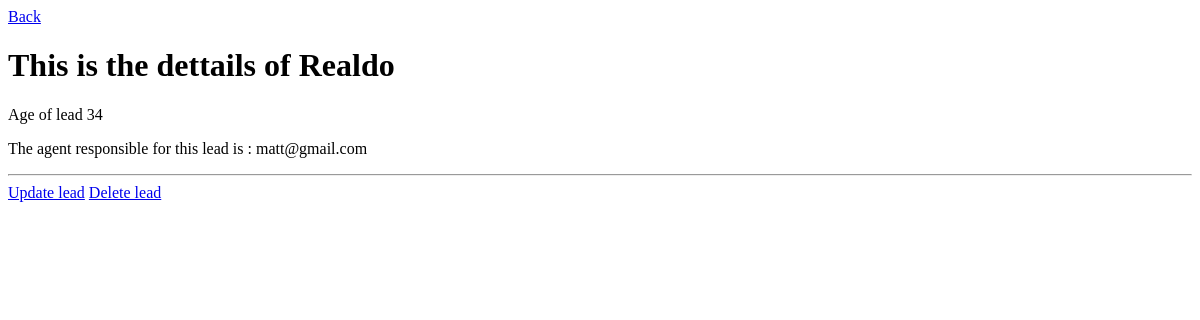
The app's page /leads/3/, older data.
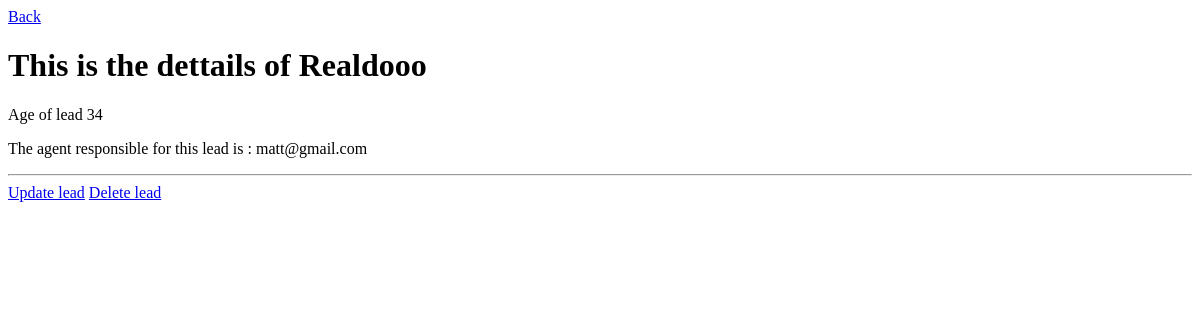
The same page, newer data.
### leads/models.py (models this page shows, shortened)
class Lead(models.Model):
    firstName = models.CharField(max_length=20)
    lastName = models.CharField(max_length=20)
    age = models.IntegerField(default=0)
    agent = models.ForeignKey("Agent", on_delete=models.SET_NULL, null=True) #models.CASCADE

class Agent(models.Model):
    user = models.OneToOneField(User, on_delete=models.CASCADE)
    def __str__(self):
        return self.user.email

class User(AbstractUser):
    pass

### leads/views.py (the view)
# urls.py: path('<int:pk>/', lead_dettail),
def lead_dettail(request, pk): #pk is primary key
    lead = Lead.objects.get(id = pk)
    context = {
        "lead" : lead
    }
    return render(request, "lead_dettail.html", context )

### templates/lead_dettail.html (shortened to what this page needs)
<!DOCTYPE html>
<html>
    <head>
        <link rel="stylesheet" href="">
    </head>
    <body>
        <a href="/leads">Back </a>
        <h1>This is the dettails of {{ lead.firstName }}</h1>
        <p>Age of lead {{ lead.age }}</p>
        <p>The agent responsible for this lead is : {{ lead.agent }}</p>
        <hr />
        <a href="/leads/{{ lead.pk }}/update">Update lead</a>
        <a href="/leads/{{ lead.pk }}/delete">Delete lead</a>
    </body>
</html>

Row changes from the older to the newer data that the page shows:
changed Lead "matt@gmail.com": firstName "Realdo" → "Realdooo"
